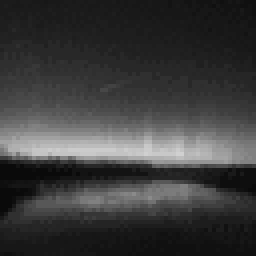
#> input picture sample/greyscale/clean/aurora.bmp, 64 x 64 px (shown 4 times larger); its folder holds only this picture in this run
$ jupyter execute --allow-errors HopfieldColour.ipynb
#> lines starting #> are read from the running program, lines starting #| are printed output that depends on the picture
### hfn.py
import numpy as np
import cmath as cm
import PIL

class HopfieldNetwork:
    """
    Represents a simple Hopfield network where the spins are limited to be +1 or -1
    """
    # [69 lines left out: functions __init__, update_async, update_sync, process_image, restore_image, train_network and 1 more, not called in this run]


class HopfieldComplex:
    """
    Represents a Hopfield network where the spins are modelled as lying on the complex unit circle
    """
    def __init__(self, shape, *, interactions = None):
        """
        Constructor function
        """
        assert (len(shape) == 2)
        self.savedimages = 0
        self.shape = shape
        self.ishape = (np.prod(self.shape), np.prod(self.shape)) if interactions == None else interactions.shape # shape of interactions matrix
        self.interactions = np.zeros(self.ishape, dtype=np.float16) if interactions == None else interactions

    # [11 lines left out: function update_async, not called in this run]

    def update_sync(self, states):
        """
        Updates node spins synchronously
        """
        interactions = self.interactions
        newstates = np.zeros(np.prod(self.shape), dtype=np.complex64)
        for i in range(len(states)):
            avg = np.dot(states,interactions[i,].T) # gets weighted average spin of connected nodes
            newstates[i] = np.complex64(np.exp(1j*np.angle(avg))) # renormalising
        return newstates

    def train_network(self, states):
        """
        Trains network on given set of states
        """
        self.savedimages += 1
        n = self.savedimages
        traindata = np.outer(states, (1/states).T)
        traindata = 1 - abs(np.angle(traindata)) * 2 / np.pi # adjusted learning rule
        np.fill_diagonal(traindata, 0)

        self.interactions = ((n-1) * self.interactions + traindata) / n

    # [5 lines left out: function energy_function, not called in this run]

### HopfieldColour.ipynb
[cell 1]
# imports

import matplotlib.pyplot as plt
import numpy as np
from PIL import Image
from hfn import *
import os

[cell 2]
images = []
for filename in os.listdir("sample/greyscale/clean"):
    images.append(Image.open(f"sample/greyscale/clean/{filename}").convert('L'))
hopfield = HopfieldComplex(images[0].size)

for i in images:
    k = np.array(i).flatten()
    bits = np.pi * (k / 255)
    states = np.exp(1j * bits)
    hopfield.train_network(states)
#> this loop made 1 pass
#> n in train_network on pass 1: 1
#> pass 1, in train_network, `traindata = 1 - abs(np.angle(traindata)) * 2 / np.pi`:
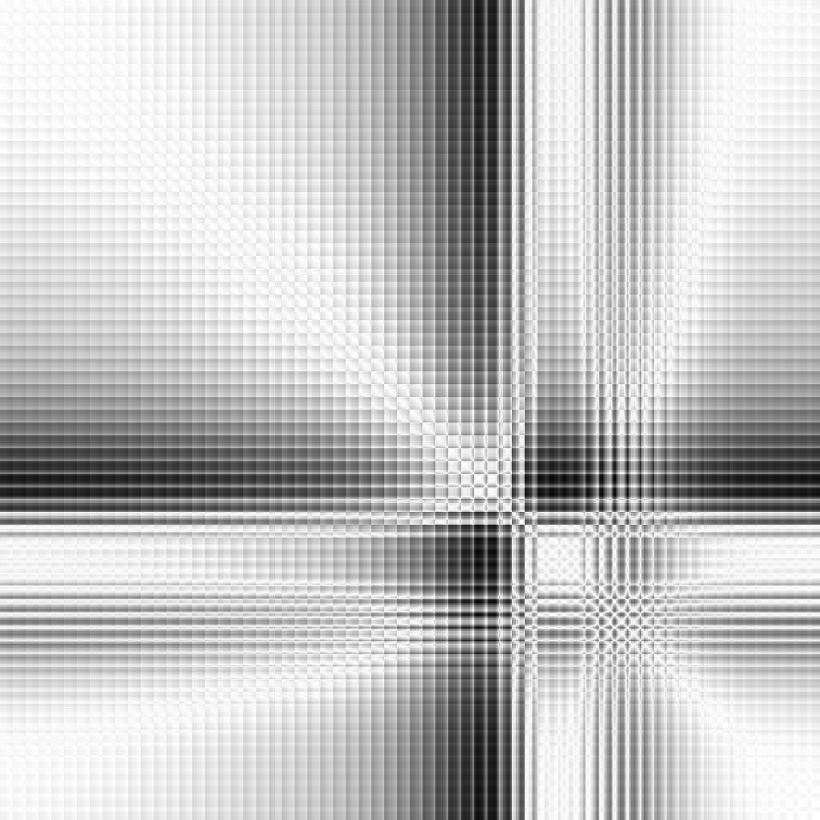
#> traindata: shape (4096, 4096) float64 (shown at 1/5 size); min -0.553, max 1, mean 0.631; drawn with min black and max white

[cell 3]
def rescale(dataset, *, inpset = None):
     """
     Input set of values between 0 and 1 to be rescaled
     """
     if inpset is None:
          inpset = np.zeros(dataset.size)
          inpset[0] = 1
     # [4 lines of commented-out code are left out]
     k = (max(inpset) - min(inpset)) *(dataset - min(dataset)) / (max(dataset) - min(dataset)) + min(inpset)
     return k

plt.figure(figsize=images[0].size)
for i in images:
    k = np.array(i).flatten()
    bits = np.pi * (k / 255)
    states = np.exp(1j* bits)
    outp = hopfield.update_sync(states)
    out = 255 * rescale(abs(np.angle(outp)) / np.pi)

    outi = out.reshape(i.size[::-1])

    plt.subplot(len(images), 2, images.index(i) * 2 + 1)
    plt.imshow(i, cmap='gray')

    plt.subplot(len(images), 2, images.index(i) * 2 + 2)
    plt.imshow(Image.fromarray(outi))
#> this loop made 1 pass
#> pass 1, `outi = out.reshape(i.size[::-1])`:
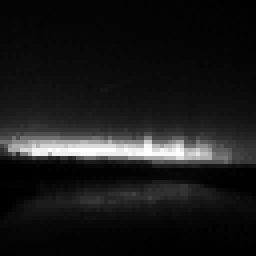
#> outi: shape (64, 64) float32 (shown 4 times larger); min 0, max 255, mean 25.9
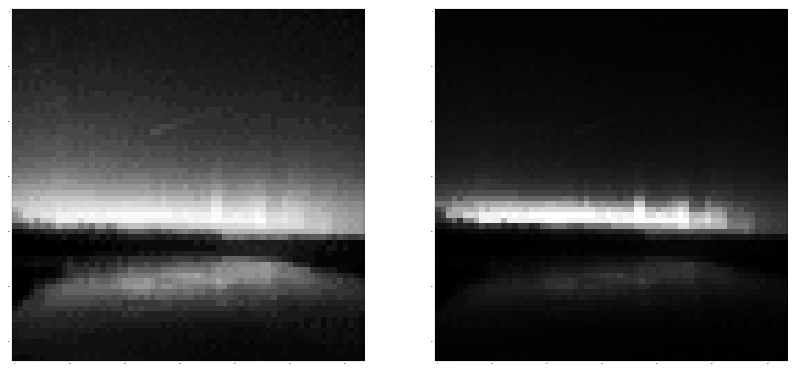
#> figure drawn by matplotlib, 2 panels

[cell 4]
cimages = []
#> (the rest of this cell did not finish here and is left out)

#> (a cell that did not finish here is left out)

[cell 6]
def rescale(dataset, *, inpset = None):
     """
     Input set of values between 0 and 1 to be rescaled
     """
     if inpset is None:
          inpset = np.zeros(dataset.size)
          inpset[0] = 1
     # [4 lines of commented-out code are left out]
     k = (max(inpset) - min(inpset)) *(dataset - min(dataset)) / (max(dataset) - min(dataset)) + min(inpset)
     return k

plt.figure(figsize=images[0].size)
for i in images:
    k = np.array(i).flatten()
    bits = np.pi * (k / 255)
    states = np.exp(1j* bits)
    outp = hopfield.update_sync(states)
    out = 255 * rescale(abs(np.angle(outp)) / np.pi)

    outi = out.reshape(i.size[::-1])

    plt.subplot(len(images), 2, images.index(i) * 2 + 1)
    plt.imshow(i, cmap='gray')

    plt.subplot(len(images), 2, images.index(i) * 2 + 2)
    plt.imshow(Image.fromarray(outi))

$ run again, on sample/greyscale/clean/coral.bmp
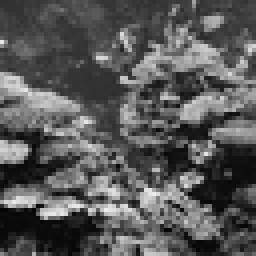
#> input picture sample/greyscale/clean/coral.bmp, 64 x 64 px (shown 4 times larger)
#> the loop `for i in images:` made 1 pass
#> the loop `for i in images:` made 1 pass
#> pass 1, `outi = out.reshape(i.size[::-1])`:
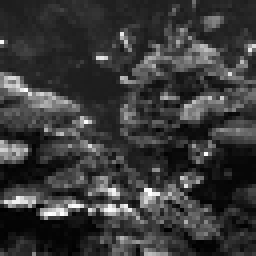
#> outi: shape (64, 64) float32 (shown 4 times larger); min 0, max 255, mean 57.5
#> `[cell 3] def rescale(dataset, *, inpset = None): """ Input set of valu..`:
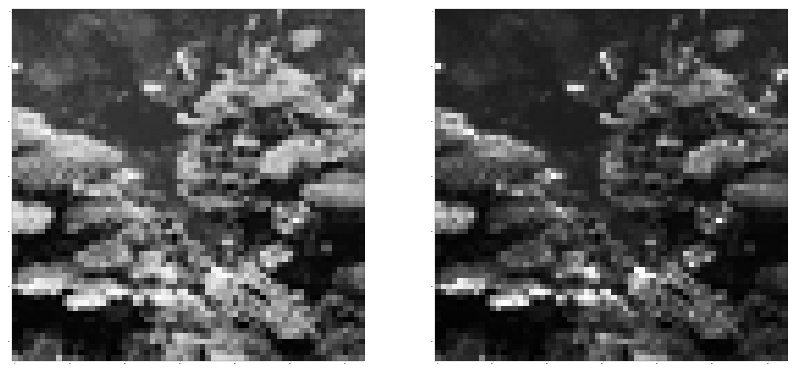
#> figure drawn by matplotlib, 2 panels

$ run again, on sample/greyscale/clean/flower.bmp
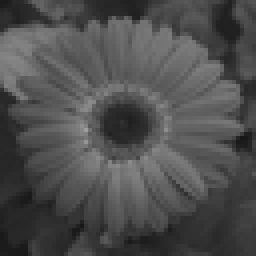
#> input picture sample/greyscale/clean/flower.bmp, 64 x 64 px (shown 4 times larger)
#> the loop `for i in images:` made 1 pass
#> the loop `for i in images:` made 1 pass
#> pass 1, `outi = out.reshape(i.size[::-1])`:
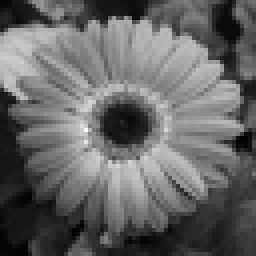
#> outi: shape (64, 64) float32 (shown 4 times larger); min 0, max 255, mean 102.1
#> `[cell 3] def rescale(dataset, *, inpset = None): """ Input set of valu..`:
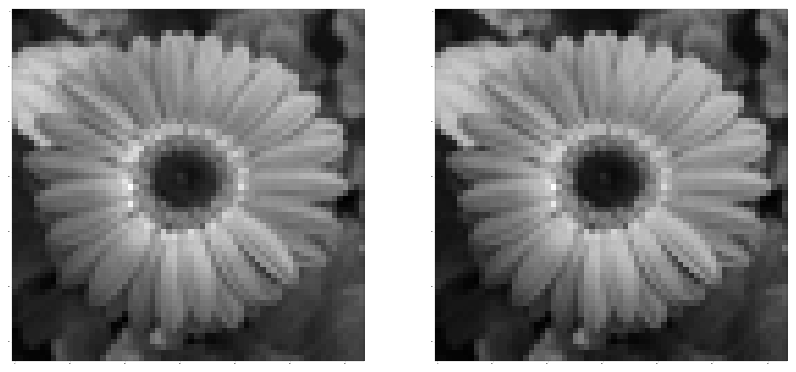
#> figure drawn by matplotlib, 2 panels
